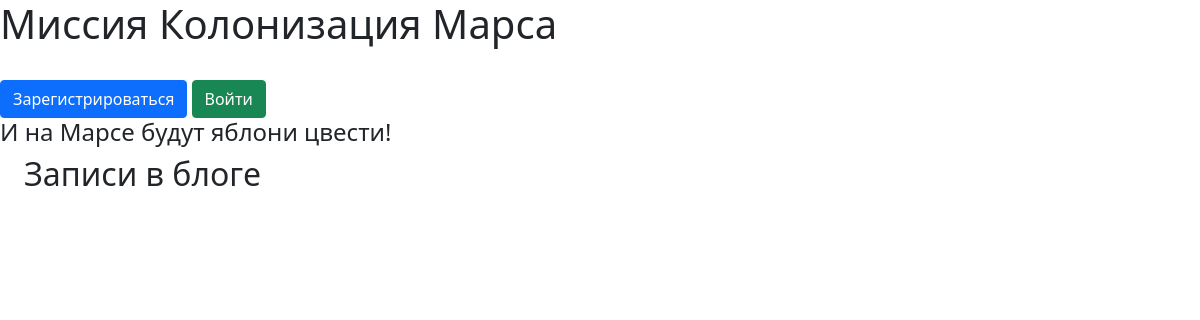
The page /index on the database as committed earlier.
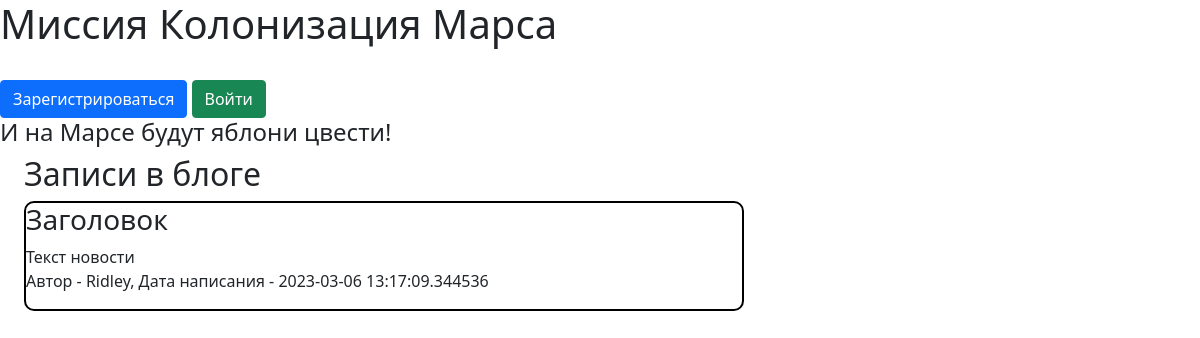
The same page on the database as committed later.
### data/news.py (models this page shows)
class News(SqlAlchemyBase, SerializerMixin):
    __tablename__ = 'news'
    id = sqlalchemy.Column(sqlalchemy.Integer, primary_key=True, autoincrement=True)
    title = sqlalchemy.Column(sqlalchemy.String, nullable=True)
    content = sqlalchemy.Column(sqlalchemy.String, nullable=True)
    created_date = sqlalchemy.Column(sqlalchemy.DateTime, default=datetime.datetime.now)
    is_private = sqlalchemy.Column(sqlalchemy.Boolean, default=True)
    user_id = sqlalchemy.Column(sqlalchemy.Integer, sqlalchemy.ForeignKey("users.id"))
    user = orm.relationship('User')

### data/users.py (models this page shows, shortened)
class User(SqlAlchemyBase, UserMixin, SerializerMixin):
    __tablename__ = "users"
    id = sqlalchemy.Column(sqlalchemy.Integer, primary_key=True, autoincrement=True)
    surname = sqlalchemy.Column(sqlalchemy.String, nullable=True)
    name = sqlalchemy.Column(sqlalchemy.String, nullable=True)
    age = sqlalchemy.Column(sqlalchemy.Integer, nullable=True)
    position = sqlalchemy.Column(sqlalchemy.String, nullable=True)
    speciality = sqlalchemy.Column(sqlalchemy.String, nullable=True)
    address = sqlalchemy.Column(sqlalchemy.String, nullable=True)
    email = sqlalchemy.Column(sqlalchemy.String, nullable=True, unique=True, index=True)
    password_hash = sqlalchemy.Column(sqlalchemy.String, nullable=True)
    modified_date = sqlalchemy.Column(sqlalchemy.DateTime, default=datetime.datetime.now)

### main.py (the view)
@app.route("/")
@app.route("/index")
def index():
    db_sess = db_session.create_session()
    if current_user.is_authenticated:
        news = db_sess.query(News).filter(
            (News.user == current_user) | (News.is_private != True))
    else:
        news = db_sess.query(News).filter(News.is_private != True)
    return render_template('handle_authentification.html', news=news)

### data/db_session.py (called while the page is built)
def create_session() -> Session:
    global __factory
    return __factory()

### templates/handle_authentification.html (shortened to what this page needs)
{% extends "base.html" %}
{% block content %}
<h2>Записи в блоге</h2>
<div id="news">
{% for el in news %}
    <div class="post">
        <h3 class="news_title">{{ el.title }}</h3>
        <p>{{ el.content }}
            <br/>
        Автор - {{ el.user.name }}, Дата написания - {{ el.created_date }}</p>
    </div>
<br/>
{% endfor %}
</div>
{% endblock %}

Rows that differ between the two databases and show on the page:
added News: title "Заголовок", content "Текст новости", user.name "Ridley", created_date "2023-03-06 13:17:09.344536"
